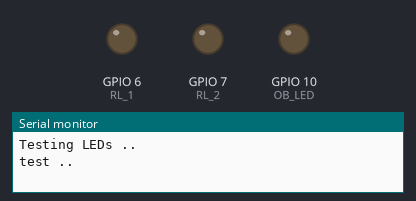
Recording of a sketch running on a simulated ESP32-S3. Shown: output pins drawn as LEDs (lit = HIGH), the last lines printed to the serial monitor. WiFi joins after 1.5 s; servers stay silent unless stated.

Above: at 0.1 s.
At 38.1 s:
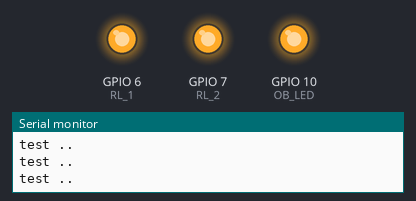
Timing chart, 0 to 39.6 s (numbered marks = the images above):
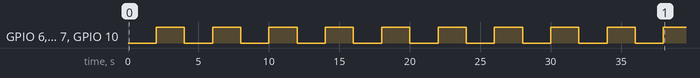

The sketch:

basic-1.ino
```cpp
#define sensor 0

#define RL_1 6 // relay 1
#define RL_2 7 // relay 2

#define OB_LED 10 // LED

#include <WiFi.h>
#include <WiFiClient.h>
#include <WebServer.h>
#include <ESPmDNS.h>

#include <uri/UriBraces.h>
#include <uri/UriRegex.h>

#ifndef STASSID
#define STASSID "111" // local wifi spot name
#define STAPSK  "electrodragon"
#endif

const char *ssid = STASSID;
const char *password = STAPSK;

WebServer server(80);

// the setup function runs once when you press reset or power the board
void setup() {

  // initialize digital pin LED_BUILTIN as an output.
  pinMode(RL_1, OUTPUT);
  pinMode(RL_2, OUTPUT);

  pinMode(OB_LED, OUTPUT);

  Serial.begin(115200);

  digitalWrite(OB_LED, HIGH);
  test_repeat();

  WiFi.mode(WIFI_STA);
  WiFi.begin(ssid, password);
  Serial.println("");

  // Wait for connection
  while (WiFi.status() != WL_CONNECTED) {
    delay(500);
    Serial.print(".");
  }
  Serial.println("");
  Serial.print("Connected to ");
  Serial.println(ssid);
  Serial.print("IP address: ");
  Serial.println(WiFi.localIP());

  if (MDNS.begin("esp8266")) {
    Serial.println("MDNS responder started");
  }

  server.on(F("/"), []() {
    server.send(200, "text/plain", "NWI1126 LED Board!");
  });

  server.on(UriRegex("^\\/io\\/([0-9]+)\\/val\\/([0-9]+)$"), []() {
    String esp_io = server.pathArg(0);
    String esp_val = server.pathArg(1);

    Serial.println(esp_io[0]);
    Serial.println(esp_val[0]);

    Serial.println(esp_io.toInt());
    Serial.println(esp_val.toInt());

    int ctrl_io = esp_io.toInt();
    int ctrl_val = esp_val.toInt();

    // example http://192.168.8.103/io/16/val/1
    //         http://192.168.8.103/io/2/val/0
    // send feedback


    server.send(200, "text/plain", "io: '" + esp_io + "' and val: '" + esp_val + "'");

    digitalWrite(ctrl_io, ctrl_val);

  });

  server.begin();
  Serial.println("HTTP server started");
}


// the loop function runs over and over again forever
void loop() {
  server.handleClient();

}


void test_repeat() {
  Serial.println("Testing LEDs .. ");
  test_LED ();
  test_LED ();
  test_LED ();
  test_LED ();
  test_LED ();
  test_LED ();
  test_LED ();
  test_LED ();
  test_LED ();
  test_LED ();
}


void test_LED () {
  Serial.println("test ..");
  digitalWrite(OB_LED, LOW);
  digitalWrite (RL_1, LOW);
  digitalWrite (RL_2, LOW);
  delay(2000);

  digitalWrite(OB_LED, HIGH);
  digitalWrite (RL_1, HIGH);
  digitalWrite (RL_2, HIGH);
  delay(2000);

}
```
